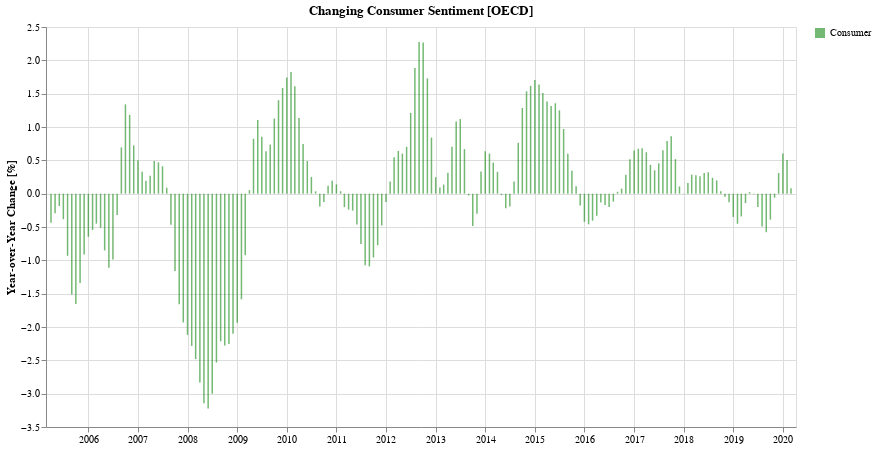

Write notebook code for a chart like this one.
### Code cell
cUsaYoy = cUsaSubset.set_index('TIME').pct_change(12).apply(lambda v: v * 100).reset_index()
bUsaYoy = bUsaSubset.set_index('TIME').pct_change(12).apply(lambda v: v * 100).reset_index()

def yoyChartFor(df, label, color='navy'):
    return alt.Chart(df.dropna()[-180:]).mark_bar(width=1.5, color=f'{color}').transform_calculate(
        label=f"'{label}'",
        change_in_percent="format(datum.Value, ',.2f')",
    ).encode(
        alt.X('TIME:T', axis=alt.Axis(title='')),
        alt.Y('Value:Q', axis=alt.Axis(title='Year-over-Year Change [%]')),
        alt.Opacity('label:O', legend=alt.Legend(title="")),
        tooltip=[alt.Tooltip('TIME:T', format='%b %Y'), alt.Tooltip('change_in_percent:Q')]
    ).properties(
        title=f"Changing {label} Sentiment [OECD]",
        width=750,
        height=400
    )

cYoy = yoyChartFor(cUsaYoy, 'Consumer', 'green')
cYoy.display()

### Figure 1 — Vega-Lite specification as saved in the notebook (floating-point values rounded to 4 significant figures; data arrays with more than 128 entries replaced by an {"elided": "..."} marker saying what was removed)
{"config": {"view": {"continuousWidth": 400, "continuousHeight": 300}}, "data": {"name": "data-6df9d467919b24cf84cfe58a8b3fd059"}, "mark": {"type": "bar", "color": "green", "width": 1.5}, "encoding": {"opacity": {"type": "ordinal", "field": "label", "legend": {"title": ""}}, "tooltip": [{"type": "temporal", "field": "TIME", "format": "%b %Y"}, {"type": "quantitative", "field": "change_in_percent"}], "x": {"type": "temporal", "axis": {"title": ""}, "field": "TIME"}, "y": {"type": "quantitative", "axis": {"title": "Year-over-Year Change [%]"}, "field": "Value"}}, "height": 400, "title": "Changing Consumer Sentiment [OECD]", "transform": [{"calculate": "'Consumer'", "as": "label"}, {"calculate": "format(datum.Value, ',.2f')", "as": "change_in_percent"}], "width": 750, "$schema": "https://vega.github.io/schema/vega-lite/v4.8.1.json", "datasets": {"data-6df9d467919b24cf84cfe58a8b3fd059": {"elided": "180 records"}}}
